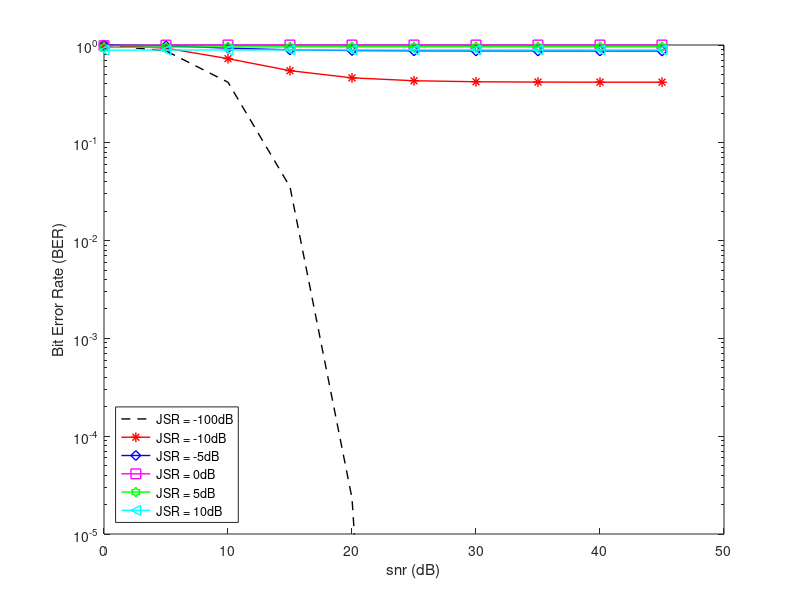

Reproduce this figure in MATLAB.

% In this script, we simulate the performance of 802.11n in the presence of
% jammer
clc
clear
close
%% Simulation Parameters
snr_dB = 0:5:45;
JSR_dB = [-100, -10,-5, 0, 5, 10]; %Jammer to Signal ratios (dB)
n_jammers = 1;
Fj = 0.0001; %Jamming tone - normalized frequency (-0.5 < F < 0.5)
Thetaj = rand(1,1)*2*pi;%random jammer phase(0 to 2*pi radians)
%% Processing SNR Points
S = numel(snr_dB);
bitErrorRate = zeros(length(JSR_dB),S);
%parfor i = 1:S % Use 'parfor' to speed up the simulation
for jammer = 1:n_jammers
for k=1:length(JSR_dB)%loop for each given JSR
    for i = 1:S % Use 'for' to debug the simulation    
        % Loop to simulate multiple packets
        SNR = 10.^(snr_dB(i)/10); %Signal-to-noise ratio in linear scale
        JSR = 10.^(JSR_dB(k)/10); %Jammer-to-Signal ratio in linear scale
        if jammer == 1
            d = sqrt(SNR/(10*(1+SNR*JSR)));
            bitErrorRate(k,i) =1-0.25*(erf(d)^2+2*erf(d)*(1-2*erfc(d))+(1-2*erfc(d))^2);
        else
            JNR = 2*JSR*SNR;
            bitErrorRate(k,i) = 3/8 * (erfc(sqrt(SNR)+sqrt(0.5*JNR))+erfc(sqrt(SNR)-sqrt(0.5*JNR))); 
        end
    end
end
% Save Results
if jammer == 1
    berfile = sprintf('BER_noiseJamming.mat');
    save(berfile,'bitErrorRate');
else
    berfile = sprintf('BER_QPSKJamming.mat');
    save(berfile,'bitErrorRate');
end
end
%%

%% Plot Bit Error Rate vs SNR Results

figure(1)
semilogy(snr_dB,bitErrorRate(1,:),'k--','LineWidth',1,'MarkerSize',7);
hold on 
semilogy(snr_dB,bitErrorRate(2,:),'r-*','LineWidth',1,'MarkerSize',7);
hold on 
semilogy(snr_dB,bitErrorRate(3,:),'b-d','LineWidth',1,'MarkerSize',7);
hold on 
semilogy(snr_dB,bitErrorRate(4,:),'m-s','LineWidth',1,'MarkerSize',7);
hold on 
semilogy(snr_dB,bitErrorRate(5,:),'g-h','LineWidth',1,'MarkerSize',7);
hold on 
semilogy(snr_dB,bitErrorRate(6,:),'c-<','LineWidth',1,'MarkerSize',7);
xlabel('snr (dB)');
ylabel('Bit Error Rate (BER)');
legend('JSR = -100dB','JSR = -10dB','JSR = -5dB',...
    'JSR = 0dB','JSR = 5dB','JSR = 10dB','Location','southwest');
ylim([10^-5 1]);
hold off
